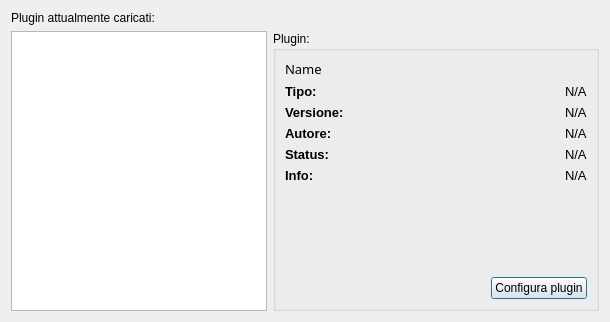
<?xml version="1.0" encoding="UTF-8"?>
<ui version="4.0">
 <class>pluginDialog</class>
 <widget class="QDialog" name="pluginDialog">
  <property name="geometry">
   <rect>
    <x>0</x>
    <y>0</y>
    <width>610</width>
    <height>322</height>
   </rect>
  </property>
  <property name="windowTitle">
   <string>Plugin</string>
  </property>
  <property name="windowIcon">
   <iconset resource="resources.qrc">
    <normaloff>:/resource/jacksms_logo_medium.png</normaloff>:/resource/jacksms_logo_medium.png</iconset>
  </property>
  <layout class="QHBoxLayout" name="horizontalLayout">
   <item>
    <layout class="QGridLayout" name="gridLayout_3">
     <item row="0" column="0">
      <widget class="QLabel" name="label_9">
       <property name="text">
        <string>Plugin attualmente caricati:</string>
       </property>
      </widget>
     </item>
     <item row="1" column="0">
      <widget class="QListWidget" name="listPlugins"/>
     </item>
     <item row="1" column="1">
      <widget class="QGroupBox" name="groupBox">
       <property name="sizePolicy">
        <sizepolicy hsizetype="Minimum" vsizetype="Minimum">
         <horstretch>2</horstretch>
         <verstretch>0</verstretch>
        </sizepolicy>
       </property>
       <property name="title">
        <string>Plugin:</string>
       </property>
       <layout class="QVBoxLayout" name="verticalLayout">
        <item>
         <layout class="QGridLayout" name="gridLayout_4" columnstretch="1,0">
          <item row="0" column="0" colspan="2">
           <widget class="QLabel" name="label_name">
            <property name="font">
             <font>
              <family>Sans Serif</family>
              <pointsize>10</pointsize>
              <weight>50</weight>
              <bold>false</bold>
             </font>
            </property>
            <property name="text">
             <string>Name</string>
            </property>
            <property name="alignment">
             <set>Qt::AlignLeading|Qt::AlignLeft|Qt::AlignVCenter</set>
            </property>
           </widget>
          </item>
          <item row="1" column="0">
           <widget class="QLabel" name="label_11">
            <property name="sizePolicy">
             <sizepolicy hsizetype="Expanding" vsizetype="MinimumExpanding">
              <horstretch>0</horstretch>
              <verstretch>0</verstretch>
             </sizepolicy>
            </property>
            <property name="font">
             <font>
              <pointsize>10</pointsize>
              <weight>75</weight>
              <bold>true</bold>
             </font>
            </property>
            <property name="text">
             <string>Tipo:</string>
            </property>
           </widget>
          </item>
          <item row="1" column="1">
           <widget class="QLabel" name="label_type">
            <property name="sizePolicy">
             <sizepolicy hsizetype="Preferred" vsizetype="MinimumExpanding">
              <horstretch>0</horstretch>
              <verstretch>0</verstretch>
             </sizepolicy>
            </property>
            <property name="font">
             <font>
              <pointsize>10</pointsize>
             </font>
            </property>
            <property name="text">
             <string>N/A</string>
            </property>
            <property name="alignment">
             <set>Qt::AlignLeading|Qt::AlignLeft|Qt::AlignVCenter</set>
            </property>
           </widget>
          </item>
          <item row="2" column="0">
           <widget class="QLabel" name="label_14">
            <property name="font">
             <font>
              <pointsize>10</pointsize>
              <weight>75</weight>
              <bold>true</bold>
             </font>
            </property>
            <property name="text">
             <string>Versione:</string>
            </property>
           </widget>
          </item>
          <item row="2" column="1">
           <widget class="QLabel" name="label_version">
            <property name="font">
             <font>
              <pointsize>10</pointsize>
             </font>
            </property>
            <property name="text">
             <string>N/A</string>
            </property>
            <property name="alignment">
             <set>Qt::AlignLeading|Qt::AlignLeft|Qt::AlignVCenter</set>
            </property>
           </widget>
          </item>
          <item row="3" column="0">
           <widget class="QLabel" name="label_15">
            <property name="font">
             <font>
              <pointsize>10</pointsize>
              <weight>75</weight>
              <bold>true</bold>
             </font>
            </property>
            <property name="text">
             <string>Autore:</string>
            </property>
           </widget>
          </item>
          <item row="3" column="1">
           <widget class="QLabel" name="label_author">
            <property name="font">
             <font>
              <pointsize>10</pointsize>
             </font>
            </property>
            <property name="text">
             <string>N/A</string>
            </property>
            <property name="alignment">
             <set>Qt::AlignLeading|Qt::AlignLeft|Qt::AlignVCenter</set>
            </property>
           </widget>
          </item>
          <item row="4" column="0">
           <widget class="QLabel" name="label_16">
            <property name="font">
             <font>
              <pointsize>10</pointsize>
              <weight>75</weight>
              <bold>true</bold>
             </font>
            </property>
            <property name="text">
             <string>Status:</string>
            </property>
           </widget>
          </item>
          <item row="4" column="1">
           <widget class="QLabel" name="label_status">
            <property name="font">
             <font>
              <pointsize>10</pointsize>
             </font>
            </property>
            <property name="text">
             <string>N/A</string>
            </property>
            <property name="alignment">
             <set>Qt::AlignLeading|Qt::AlignLeft|Qt::AlignVCenter</set>
            </property>
           </widget>
          </item>
          <item row="5" column="0">
           <widget class="QLabel" name="label_17">
            <property name="font">
             <font>
              <pointsize>10</pointsize>
              <weight>75</weight>
              <bold>true</bold>
             </font>
            </property>
            <property name="text">
             <string>Info:</string>
            </property>
           </widget>
          </item>
          <item row="5" column="1">
           <widget class="QLabel" name="label_info">
            <property name="font">
             <font>
              <pointsize>10</pointsize>
             </font>
            </property>
            <property name="text">
             <string>N/A</string>
            </property>
            <property name="alignment">
             <set>Qt::AlignLeading|Qt::AlignLeft|Qt::AlignVCenter</set>
            </property>
           </widget>
          </item>
         </layout>
        </item>
        <item>
         <spacer name="verticalSpacer">
          <property name="orientation">
           <enum>Qt::Vertical</enum>
          </property>
          <property name="sizeHint" stdset="0">
           <size>
            <width>59</width>
            <height>52</height>
           </size>
          </property>
         </spacer>
        </item>
        <item>
         <layout class="QHBoxLayout" name="horizontalLayout_2">
          <item>
           <spacer name="horizontalSpacer">
            <property name="orientation">
             <enum>Qt::Horizontal</enum>
            </property>
            <property name="sizeHint" stdset="0">
             <size>
              <width>40</width>
              <height>20</height>
             </size>
            </property>
           </spacer>
          </item>
          <item>
           <widget class="QPushButton" name="button_config">
            <property name="sizePolicy">
             <sizepolicy hsizetype="Minimum" vsizetype="Minimum">
              <horstretch>0</horstretch>
              <verstretch>0</verstretch>
             </sizepolicy>
            </property>
            <property name="text">
             <string>Configura plugin</string>
            </property>
           </widget>
          </item>
         </layout>
        </item>
       </layout>
      </widget>
     </item>
    </layout>
   </item>
  </layout>
 </widget>
 <resources>
  <include location="resources.qrc"/>
 </resources>
 <connections/>
</ui>
